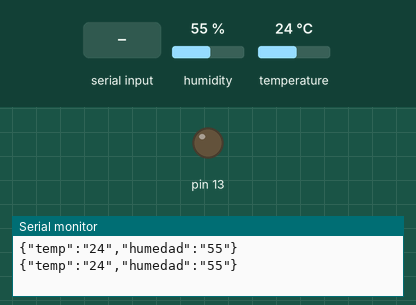
This sketch was run on a simulated Arduino Uno, built with avr-gcc and run on an emulated ATmega328P. Parts: output pins drawn as LEDs (lit = HIGH), the last lines printed to the serial monitor. Inputs (shaded band) come from the test bench; at power-on: humidity 55 %, temperature 24 °C.

Above: at 1.2 s.
1.3 s: "1\n" received over Serial
At 2.3 s:
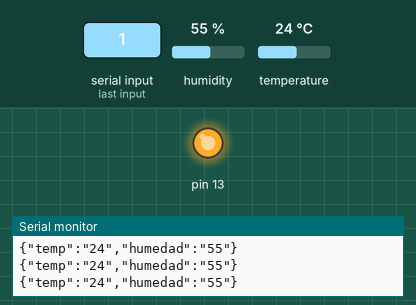
Timing chart, 0 to 5.5 s (numbered marks = the images above; inputs shaded):
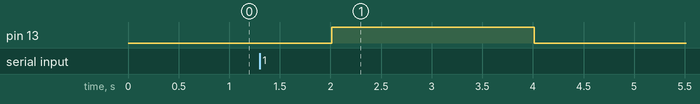

The sketch:

CodigoEjercicioLibre.ino
```cpp
#include <DHT.h>
DHT dht (4,DHT22);

int temp;
int humedad;
int boton;
String mensaje;

void setup() {
  Serial.begin(9600);
  pinMode(13,OUTPUT);
  dht.begin();
}

void loop() {
  temp = dht.readTemperature();
  humedad = dht.readHumidity();
  mensaje = "{\"temp\":\""+String(temp)+"\",\"humedad\":\""+String(humedad)+"\"}";
  Serial.println (mensaje);

  if (Serial.available() > 0)
  {
    boton = Serial.parseInt();
    if (boton == 1)
    {
      digitalWrite(13,HIGH);
    }
    else
    {
      digitalWrite(13,LOW);
    }
  }
  delay(1000);
}
```

Measured:
- after the input at 1.3 s, pin 13: LOW → HIGH after 0.71 s, → LOW 2.0 s later
